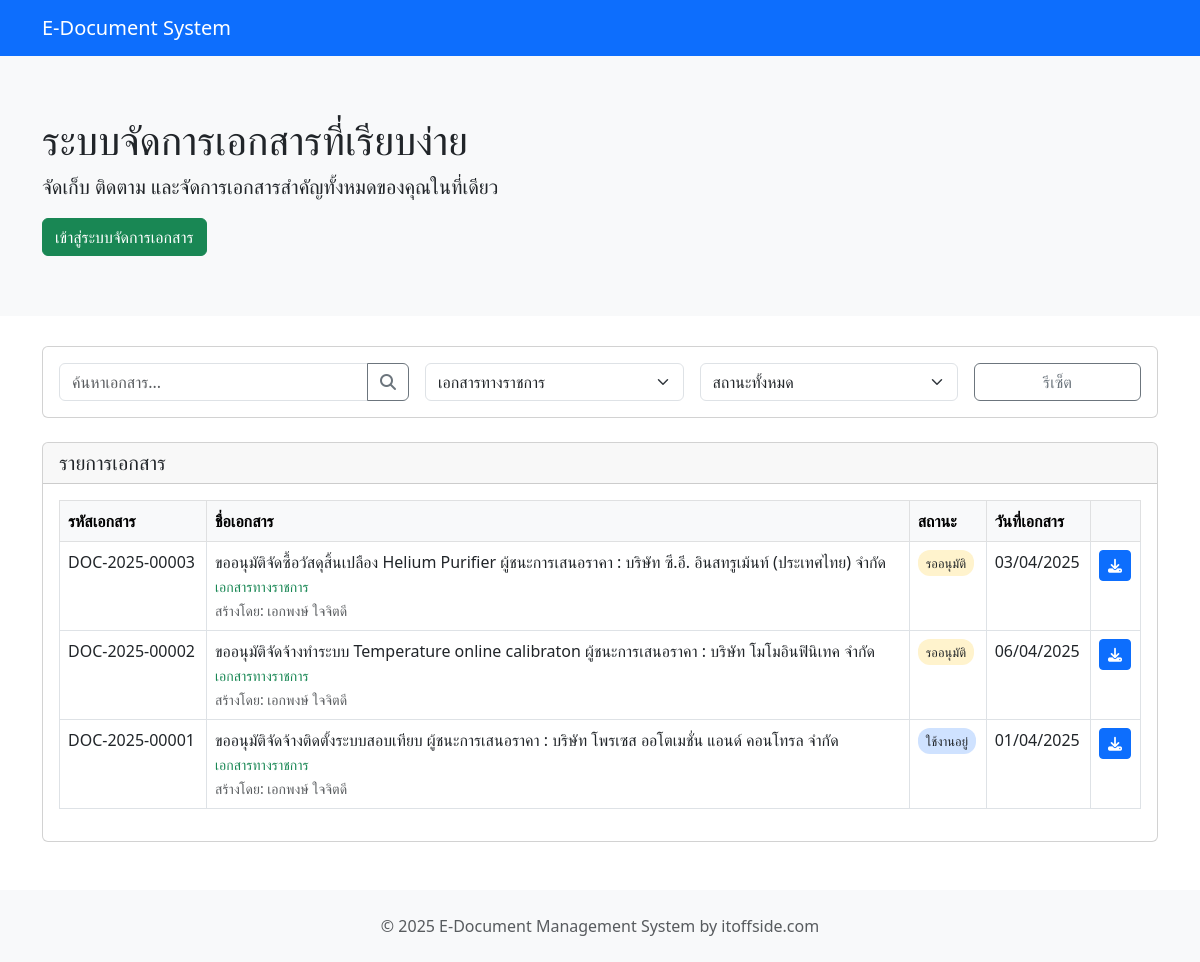
Screenshot of /index.php?category=5 with the database file from the repository.
### tables this page shows
CREATE TABLE `documents` (
  `id` int(11) NOT NULL,
  `document_code` varchar(100) DEFAULT NULL COMMENT 'รหัสเอกสาร',
  `topic` varchar(255) NOT NULL COMMENT 'ชื่อเอกสาร',
  `register_date` date DEFAULT NULL COMMENT 'วันที่ลงทะเบียนเอกสาร',
  `document_status` enum('draft','pending','approved','active','cancelled','expired','archived','exported') NOT NULL COMMENT 'ร่าง (Draft) – อยู่ระหว่างการจัดทำหรือแก้ไข\r\nรออนุมัติ (Pending) – รอการตรวจสอบจากผู้มีอำนาจ\r\nอนุมัติแล้ว (Approved) – ผ่านการตรวจสอบและได้รับอนุมัติ\r\nใช้งานอยู่ (Active) – มีผลบังคับใช้อย่างเป็นทางการ\r\nยกเลิก (Cancelled) – ไม่มีผลบังคับใช้อีกต่อไป\r\nหมดอายุ (Expired) – หมดอายุหรือสิ้นสุดระยะเวลาการใช้งาน\r\nจัดเก็บ (Archived) – ถูกเก็บไว้เพื่อการอ้างอิง\r\nส่งออก (Exported) – ถูกส่งออกไปยังระบบอื่น',
  `reference` varchar(255) DEFAULT NULL COMMENT 'อ้างอิงเอกสาร',
  `store_location` varchar(255) DEFAULT NULL COMMENT 'สถานที่จัดเก็บเอกสาร',
  `file_name` varchar(255) NOT NULL COMMENT 'อัพโหลดไฟล์เอกสาร',
  `description` text DEFAULT NULL COMMENT 'รายละเอียด',
  `created_by` int(11) DEFAULT NULL,
  `updated_by` int(11) DEFAULT NULL,
  `created_at` datetime DEFAULT NULL,
  `updated_at` datetime DEFAULT NULL,
  `category_id` int(11) NOT NULL DEFAULT 0 COMMENT 'หมวดหมู่เอกสาร'
);

CREATE TABLE `categories` (
  `id` int(11) NOT NULL,
  `category_name` varchar(200) NOT NULL COMMENT 'ชื่อหมวดหมู่เอกสาร',
  `created_at` datetime DEFAULT NULL,
  `updated_at` datetime DEFAULT NULL
);

CREATE TABLE `users` (
  `id` int(11) NOT NULL,
  `username` varchar(20) NOT NULL COMMENT 'username',
  `password` varchar(255) NOT NULL COMMENT 'password',
  `email` varchar(255) NOT NULL COMMENT 'อีเมล์',
  `fullname` varchar(255) NOT NULL COMMENT 'ชื่อ',
  `profile_image` varchar(255) DEFAULT NULL COMMENT 'รูปภาพ',
  `login_time` datetime DEFAULT NULL COMMENT 'เวลาเข้าสู่ระบบ',
  `created_at` datetime DEFAULT NULL,
  `updated_at` datetime DEFAULT NULL
);

### index.php (the view, shortened to what this page needs)
<?php
require_once 'config.php';
$search = isset($_GET['search']) ? $_GET['search'] : '';
$category = isset($_GET['category']) ? $_GET['category'] : '';
$status = isset($_GET['status']) ? $_GET['status'] : '';
$page = isset($_GET['page']) ? (int)$_GET['page'] : 1;
$recordsPerPage = 20;
$offset = ($page - 1) * $recordsPerPage;
$sql = "SELECT d.*, c.category_name, u.fullname
        FROM documents d
        LEFT JOIN categories c ON d.category_id = c.id
        LEFT JOIN users u ON d.created_by = u.id
        WHERE 1=1";
if (!empty($category)) {
    $sql .= " AND d.category_id = $category";
}
$sql .= " ORDER BY d.created_at DESC LIMIT $offset, $recordsPerPage";
$result = $conn->query($sql);
$categorySql = "SELECT * FROM categories ORDER BY category_name";
$categoryResult = $conn->query($categorySql);
?>
<!DOCTYPE html>
<html lang="en">
<head>
    <link href="https://cdn.jsdelivr.net/npm/bootstrap@5.3.0-alpha1/dist/css/bootstrap.min.css" rel="stylesheet">
    <link rel="stylesheet" href="https://cdnjs.cloudflare.com/ajax/libs/font-awesome/6.4.0/css/all.min.css">
</head>
<body>
    <nav class="navbar navbar-expand-lg navbar-dark bg-primary">
        <div class="container">
            <a class="navbar-brand" href="index.php">E-Document System</a>
        </div>
    </nav>
    <div class="hero-section">
        <div class="container">
            <div class="row align-items-center">
                <div class="col-lg-12">
                    <h1>ระบบจัดการเอกสารที่เรียบง่าย</h1>
                    <p class="lead">จัดเก็บ ติดตาม และจัดการเอกสารสำคัญทั้งหมดของคุณในที่เดียว</p>
                    <a href="#" class="btn btn-success">เข้าสู่ระบบจัดการเอกสาร</a>
                </div>
            </div>
        </div>
    </div>
    <div class="container">
        <div class="card mb-4">
            <div class="card-body">
                <form method="GET" action="index.php" class="row g-3">
                    <div class="col-md-4">
                        <div class="input-group">
                            <input type="text" class="form-control" placeholder="ค้นหาเอกสาร..." name="search" value="<?php echo htmlspecialchars($search); ?>">
                            <button class="btn btn-outline-secondary" type="submit">
                                <i class="fas fa-search"></i>
                            </button>
                        </div>
                    </div>
                    <div class="col-md-3">
                        <select class="form-select" name="category" onchange="this.form.submit()">
                            <?php while($cat = $categoryResult->fetch_assoc()): ?>
                                <option value="<?php echo $cat['id']; ?>" <?php echo ($category == $cat['id']) ? 'selected' : ''; ?>>
                                    <?php echo htmlspecialchars($cat['category_name']); ?>
                                </option>
                            <?php endwhile; ?>
                        </select>
                    </div>
                    <div class="col-md-3">
                        <select class="form-select" name="status" onchange="this.form.submit()">
                            <option value="">สถานะทั้งหมด</option>
                        </select>
                    </div>
                    <div class="col-md-2">
                        <a href="index.php" class="btn btn-outline-secondary w-100">รีเซ็ต</a>
                    </div>
                </form>
            </div>
        </div>
        <div class="card">
            <div class="card-header d-flex justify-content-between align-items-center">
                <h5 class="mb-0">รายการเอกสาร</h5>
            </div>
            <div class="card-body">
                <?php if ($result->num_rows > 0): ?>
                    <div class="table-responsive">
                        <table class="table table-bordered table-hover">
                            <thead class="table-light">
                                <tr>
                                    <th>รหัสเอกสาร</th>
                                    <th>ชื่อเอกสาร</th>
                                    <th>สถานะ</th>
                                    <th>วันที่เอกสาร</th>
                                    <th>&nbsp;</th>
                                </tr>
                            </thead>
                            <tbody>
                                <?php while($row = $result->fetch_assoc()): ?>
                                    <tr>
                                        <td><?php echo htmlspecialchars($row['document_code'] ?? 'N/A'); ?></td>
                                        <td>
                                            <?php echo htmlspecialchars($row['topic']); ?>
                                            <div>
                                                <small class="text-success"><?php echo htmlspecialchars($row['category_name'] ?? 'Uncategorized'); ?></small>
                                            </div>
                                            <div>
                                                <small class="text-muted">สร้างโดย: <?php echo htmlspecialchars($row['fullname'] ?? 'Unknown'); ?></small>
                                            </div>
                                        </td>
                                        <td>
                                            <span class="document-status status-<?php echo $row['document_status']; ?>">
                                                <?php
                                                    $status_labels = [
                                                        'draft' => 'ร่าง',
                                                        'pending' => 'รออนุมัติ',
                                                        'approved' => 'อนุมัติแล้ว',
                                                        'active' => 'ใช้งานอยู่',
                                                        'cancelled' => 'ยกเลิก',
                                                        'expired' => 'หมดอายุ',
                                                        'archived' => 'จัดเก็บ',
                                                        'exported' => 'ส่งออก'
                                                    ];
                                                    echo $status_labels[$row['document_status']] ?? ucfirst($row['document_status']);
                                                ?>
                                            </span>
                                        </td>
                                        <td><?php echo ($row['register_date']) ? date('d/m/Y', strtotime($row['register_date'])) : 'N/A'; ?></td>
                                        <td>
                                            <div class="btn-group btn-group-sm">
                                                <a href="uploads/documents/<?php echo $row['file_name'] ?>" target="_blank" class="btn btn-primary" title="Download">
                                                    <i class="fas fa-download"></i>
                                                </a>
                                            </div>
                                        </td>
                                    </tr>
                                <?php endwhile; ?>
                            </tbody>
                        </table>
                    </div>
                <?php else: ?>
                    <div class="alert alert-info">
                        No documents found. <?php echo !empty($search) || !empty($category) || !empty($status) ? 'Try changing your search criteria.' : ''; ?>
                    </div>
                <?php endif; ?>
            </div>
        </div>
    </div>
    <footer class="bg-light text-center text-muted py-4 mt-5">
        <div class="container">
            <p class="mb-0">&copy; <?php echo date('Y'); ?> E-Document Management System by itoffside.com</p>
        </div>
    </footer>
</body>
</html>

### index.php (style rules this page uses)
.hero-section { background-color: #f8f9fa; padding: 60px 0; margin-bottom: 30px; }
.document-status { font-size: 0.8rem; padding: 4px 8px; border-radius: 12px; }
.status-pending { background-color: #fff3cd; }
.status-active { background-color: #cfe2ff; }

### rows the page displays
documents: document_code "DOC-2025-00003", topic "ขออนุมัติจัดซื้อวัสดุสิ้นเปลือง Helium Purifier ผู้ชนะการเสนอราคา : บริษัท ซี.อี. อินสทรูเม้นท์ (ประเทศไทย) จำกัด", category.category_name "เอกสารทางราชการ", users.fullname "เอกพงษ์ ใจจิตดี", document_status "รออนุมัติ", register_date "03/04/2025"
documents: document_code "DOC-2025-00002", topic "ขออนุมัติจัดจ้างทำระบบ Temperature online calibraton ผู้ชนะการเสนอราคา : บริษัท โมโมอินฟินิเทค จำกัด", category.category_name "เอกสารทางราชการ", users.fullname "เอกพงษ์ ใจจิตดี", document_status "รออนุมัติ", register_date "06/04/2025"
documents: document_code "DOC-2025-00001", topic "ขออนุมัติจัดจ้างติดตั้งระบบสอบเทียบ ผู้ชนะการเสนอราคา : บริษัท โพรเซส ออโตเมชั่น แอนด์ คอนโทรล จำกัด", category.category_name "เอกสารทางราชการ", users.fullname "เอกพงษ์ ใจจิตดี", document_status "ใช้งานอยู่", register_date "01/04/2025"

### other values shown
form field category "เอกสารทางราชการ"
